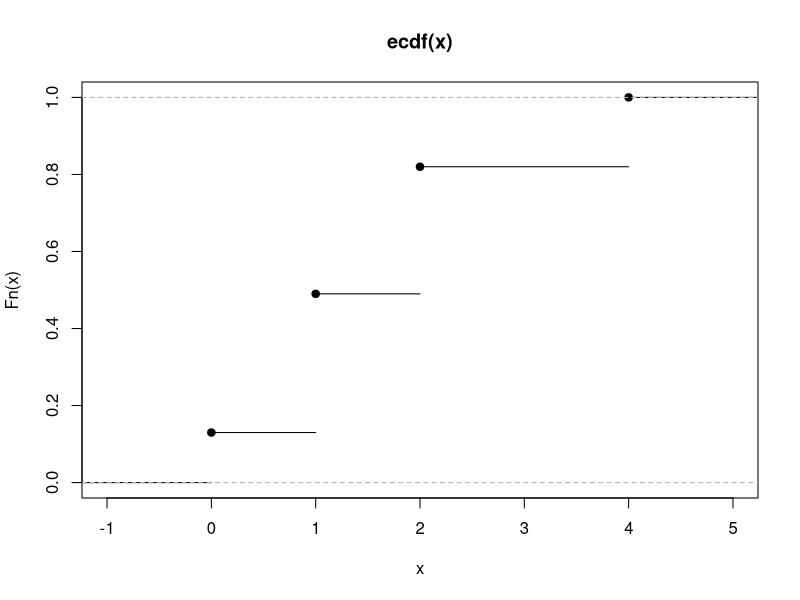

The R source for this figure:
# (1)  Generate a sample of random normal deviates, and a sample of random exponential deviates each of size 100

# sample of random normal deviates (100)
rnorm(100)
#   1.53405461  0.60416148  0.12036646  1.61561461  0.12605766 -1.11025808
#  -1.83224477 -0.02096306  0.71593094  0.37025847 -1.43013494  1.71905802
#   0.67447266  1.08436400  0.99916548 -1.78997985 -0.69561426  0.52332327
#   0.49777672 -0.95666063  0.33885007  0.27267738  0.74973410  0.61821149
#   1.37901442 -0.25116297  0.99458415 -0.36793159  1.94545827  1.70432540
#   2.58146113  0.75432309 -0.09212293 -0.34114484 -0.01347084  0.77731717
#  -1.08749296 -1.06857236 -0.30905389  1.13817308 -1.19590050  0.94584301
#   0.93610290 -0.98365379  1.49028415  1.16935329  0.91262418  0.61469264
#   0.39733496  1.45754552 -0.62197645  0.19475837  0.09948741  0.50144485
#   0.90120437  1.51084251 -0.36105105  0.20256046  0.19238464  0.71839519
#   1.04881776 -0.43734722 -2.66105517  0.40362517  0.22838779 -0.13725314
#   0.79424849 -0.84032070  1.53496422 -1.69214024  1.06679634  0.29411254
#  -0.15998149  0.96065644 -0.14615403  0.93223291 -0.20999377 -1.17899846
#   1.42410236 -2.66774535 -0.71780676  0.02371827 -0.29119423  1.79098388
#   0.67832629 -0.60888544 -1.51271880  1.01169506 -0.66715760  0.46234905
#   1.91678072  0.64533761 -0.52197350 -0.90588605 -1.22901604 -0.63840487
#   0.05087858  0.46296745  0.68154237 -1.09371399

# sample of random exponential deviates(100)
rexp(100)
#  1.058163575 0.824313232 0.473296283 0.701218872 1.583303389 0.230378383
#  0.597873656 1.120736618 1.030814611 1.180006010 0.459888664 0.158174579
#  0.988548629 2.305555608 1.687377652 2.770161116 0.111653496 1.773702040
#  0.578744159 0.918873982 5.829519356 1.925730989 0.344783458 0.915817572
#  0.259348408 0.149146186 0.690354445 2.991314545 0.756808042 0.413205110
#  2.565934816 4.766540248 0.666495448 0.164688776 0.084952755 0.727616548
#  0.270155998 1.514250258 1.359625443 0.635084544 0.143931529 2.152818741
#  1.037866963 0.755267236 0.066740887 1.456410207 0.069180155 0.107681450
#  1.848477645 0.021908127 2.446676271 0.477873448 0.214748777 0.926517390
#  0.547596760 1.382832480 4.745621998 1.947030073 0.164708059 2.187340466
#  1.508362736 2.908650292 1.266559545 0.389560972 0.158499635 0.623632530
#  0.227194565 1.109972586 0.404302301 0.648869130 0.229543899 0.697526960
#  2.050859947 0.088187709 2.037606090 0.395244688 1.496748628 0.543587829
#  2.523710901 1.166917970 0.012847383 0.248419366 1.998443747 0.241217639
#  1.889063677 0.094592934 0.423597302 0.414304506 0.379252150 0.225201806
#  0.002174785 0.078159608 0.642135274 0.523214020 4.093938356 1.483202697
#  0.829958482 1.014410907 0.576034187 1.145302830

# (2) Calculate the probability for each of the following events: 

# (a) A standard normally distributed variable is larger than 3.
1-pnorm(3)
# 0.001349898

# (b) A normally distributed variable with mean 35 and standard deviation 6 is larger than 42. 
# p(X>42) with mean 35 and sd = 6 === 1-p(X<42) with mean 35 and sd = 6
1-pnorm(42, mean = 35, sd = 6)
# 0.1216725

# (c) Getting 10 out of 10 successes in a binomial distribution with probability 0.8. 
dbinom(10,size=10,prob=.8)
# 0.1073742

# (d) X < 0.9 when X has the standard uniform distribution. 
punif(.9)
# 0.9

# (e) X > 6.5 in a X-distribution with 2 degrees of freedom.
pchisq(6.5,2)
# 0.9612258

# (3) Use the sample function to obtain a random sample of 10 realizations in a biased coin experiment in which the probability of obtaining Head is 0.3
sample(c("H","T"), 10, replace = TRUE, prob = c(.3,.7))
# "T" "T" "T" "T" "T" "T" "H" "H" "T" "H"

# (4) Let 𝑋~𝑁(0,1) and 𝑌 ~ 𝐸𝑥𝑝(2). Compute 𝑃(𝑋>1.644) and find 𝑞 such that 𝑃(𝑌<𝑞) =0.75

# P(X>1.644) = 1-P(X<1.644)
1-pnorm(1.644)
# 0.0500881

# P(Y<q)=.75
qexp(.75,1/2)
# 2.772589

# (5) Acompany produces computer chips of which 40% are undefective, 7 chips are  chosen at random, what is the probability that:
# n=7 p(undefective)=.4 then p(defective)=1 - .4 = .6

# (a) exactly 3 chips will be defective.
# p(X=3)
dbinom(3,7,.6)
# 0.193536

# (b) at most 5 chips will be defective. 
# p(x<5)
pbinom(5,7,.6)
#  0.8413696

# (c) at least 5 chips will be defective.
# p(x>5)=1-p(x<5)
1-pbinom(5,7,.6)
# 0.1586304

# (6) The time of failure of a certain component has an exponential distribution with mean 4 years. Simulate failure times of 20 of these components.
# Note-----> word Simulate in this question = random number from exponential

rexp(20,1/4)
#  1.4439083  3.4485556  2.5295638  1.7035058  6.2239526  4.2540104
#  11.9344699 15.2798223  2.3383481  6.5407969  0.9217208  3.6070311
#  2.4472321  8.3771791  0.8270630  1.2482830  5.7395173  2.5533308
#  7.2954100  9.3152156

# (7) If X has a normal distribution with mean 400 and standard deviation 50, find:
# mean=400 , sd=50 

# (a) P(360 <= X <= 469)
# p(x<=469) - p(x<=360)
pnorm(469,400,50) - pnorm(360,400,50)
# 0.7043513

# (b) P(X <= 600)
pnorm(600,400,50)
#  0.9999683

# (c) P(X > 600) = 1 - P(X <= 600)
1-pnorm(600,400,50)
#  3.167124e-05

# (8) If 2% of the books bound at a certain bindery have defective bindings, use the Poisson 
# approximation to the binomial distribution to determine the probability that five of 
# 400 books bound by this bindery will have defective bindings.

# P(X=5) , p=.02 and n=400 
# to change from binom to Poisson
# lamada = mean = n*p = 400 *.02

lam=400*.02
dpois(5,lam)
# 0.09160366

# (9) Toss a coin three times and let X be the number of Heads observed which can be described by the following probability distribution:
# X      0   1   2   3
# p(xi) 1/8 3/8 3/8 1/8

# (a) Use the sample function to obtain a random sample of 100 realizations of the number of Heads observed in the three times. 
x<-sample(c(0,1,2,4), 100, replace = TRUE, prob = c(1/8,3/8,3/8,1/8))
# 2 0 2 4 2 2 1 1 1 1 2 1 1 1 1 4 0 2 1 2 0 4 0 2 2 2 1 2 1 0 2 4 0 4 1 2 1
# 1 2 1 1 4 4 0 4 0 1 2 1 4 2 2 0 2 2 2 0 2 4 1 2 0 2 1 1 2 4 1 2 2 2 1 4 2
# 2 4 0 1 4 1 2 4 2 2 1 2 0 2 1 2 0 4 4 0 0 1 2 0 1 1

# (b) Sketch the CDF of X
plot(ecdf(x))